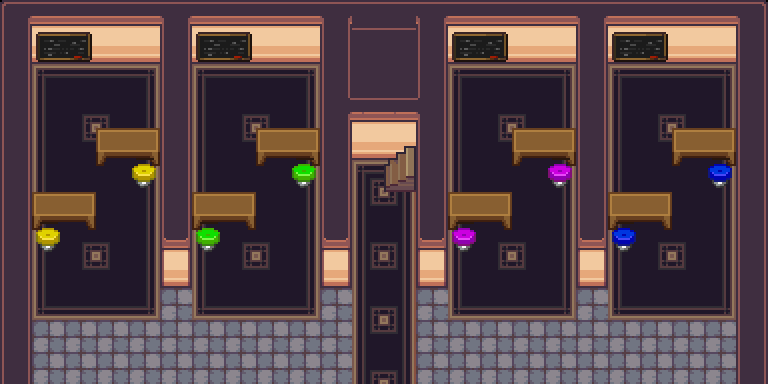

Tiled map render using the project's own tile images. Description and the map definition, with tile-layer contents summarised, below:
An orthogonal 24x12 tile map with 32x32 px tiles, 4 tile layers (Tile Layer 1, Tile Layer 2, Tile Layer 3, Above Player), 4 tilesets and 17 objects (16x collision, collision-line).

<map version="1.10" tiledversion="1.11.0" orientation="orthogonal" renderorder="right-down" compressionlevel="0" width="24" height="12" tilewidth="32" tileheight="32" infinite="0" nextlayerid="7" nextobjectid="62">
 <properties>
  <property name="edges" value="clamped" />
  <property name="inside" type="bool" value="true" />
  <property name="map_type" value="dungeon" />
  <property name="scenario" value="spyder" />
  <property name="slug" value="dojo1" />
 </properties>
 <tileset firstgid="1" source="../gfx/tilesets/core_indoor_floors.tsx" />
 <tileset firstgid="3865" source="../gfx/tilesets/core_indoor_stairs.tsx" />
 <tileset firstgid="6835" source="../gfx/tilesets/core_indoor_walls.tsx" />
 <tileset firstgid="10699" source="../gfx/tilesets/core_set pieces.tsx" />
 <layer id="1" name="Tile Layer 1" width="24" height="12">
  <data>[288 cells, 288 non-empty, 34 distinct tile ids]</data>
 </layer>
 <layer id="2" name="Tile Layer 2" width="24" height="12">
  <data>[288 cells, 40 non-empty, 6 distinct tile ids]</data>
 </layer>
 <layer id="3" name="Tile Layer 3" width="24" height="12">
  <data>[288 cells, 9 non-empty, 5 distinct tile ids]</data>
 </layer>
 <layer id="4" name="Above Player" width="24" height="12">
  <data>[288 cells, 9 non-empty, 2 distinct tile ids]</data>
 </layer>
 <objectgroup color="#ff0000" id="6" name="Collisions">
  <object id="3" type="collision" x="0" y="64" width="32" height="320" />
  <object id="4" type="collision" x="0" y="32" width="768" height="32" />
  <object id="5" type="collision" x="736" y="64" width="32" height="320" />
  <object id="6" type="collision" x="160" y="64" width="32" height="224" />
  <object id="7" type="collision" x="576" y="64" width="32" height="224" />
  <object id="8" type="collision" x="416" y="64" width="32" height="224" />
  <object id="9" type="collision" x="320" y="64" width="32" height="224" />
  <object id="10" type="collision" x="352" y="128" width="64" height="32" />
  <object id="11" type="collision" x="32" y="192" width="64" height="32" />
  <object id="12" type="collision" x="96" y="128" width="64" height="32" />
  <object id="13" type="collision" x="192" y="192" width="64" height="32" />
  <object id="14" type="collision" x="256" y="128" width="64" height="32" />
  <object id="15" type="collision" x="448" y="192" width="64" height="32" />
  <object id="16" type="collision" x="512" y="128" width="64" height="32" />
  <object id="17" type="collision" x="608" y="192" width="64" height="32" />
  <object id="18" type="collision" x="672" y="128" width="64" height="32" />
  <object id="27" type="collision-line" x="384" y="192">
   <polyline points="0,0 32,0" />
  </object>
 </objectgroup>
</map>
